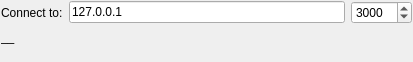
<?xml version="1.0" encoding="UTF-8"?>
<ui version="4.0">
 <class>ConnectionWidget</class>
 <widget class="QWidget" name="ConnectionWidget">
  <property name="geometry">
   <rect>
    <x>0</x>
    <y>0</y>
    <width>413</width>
    <height>62</height>
   </rect>
  </property>
  <property name="sizePolicy">
   <sizepolicy hsizetype="Preferred" vsizetype="Minimum">
    <horstretch>0</horstretch>
    <verstretch>0</verstretch>
   </sizepolicy>
  </property>
  <property name="windowTitle">
   <string>Form</string>
  </property>
  <layout class="QVBoxLayout" name="verticalLayout">
   <property name="leftMargin">
    <number>1</number>
   </property>
   <property name="topMargin">
    <number>1</number>
   </property>
   <property name="rightMargin">
    <number>1</number>
   </property>
   <property name="bottomMargin">
    <number>1</number>
   </property>
   <item>
    <layout class="QHBoxLayout" name="horizontalLayout">
     <item>
      <widget class="QLabel" name="label">
       <property name="text">
        <string>Connect to:</string>
       </property>
      </widget>
     </item>
     <item>
      <widget class="QLineEdit" name="lneHostName">
       <property name="text">
        <string>127.0.0.1</string>
       </property>
      </widget>
     </item>
     <item>
      <widget class="QSpinBox" name="spnPort">
       <property name="maximum">
        <number>65535</number>
       </property>
       <property name="value">
        <number>3000</number>
       </property>
      </widget>
     </item>
    </layout>
   </item>
   <item>
    <widget class="QLabel" name="lblError">
     <property name="text">
      <string>__</string>
     </property>
     <property name="alignment">
      <set>Qt::AlignLeading|Qt::AlignLeft|Qt::AlignTop</set>
     </property>
    </widget>
   </item>
  </layout>
 </widget>
 <resources/>
 <connections/>
</ui>
